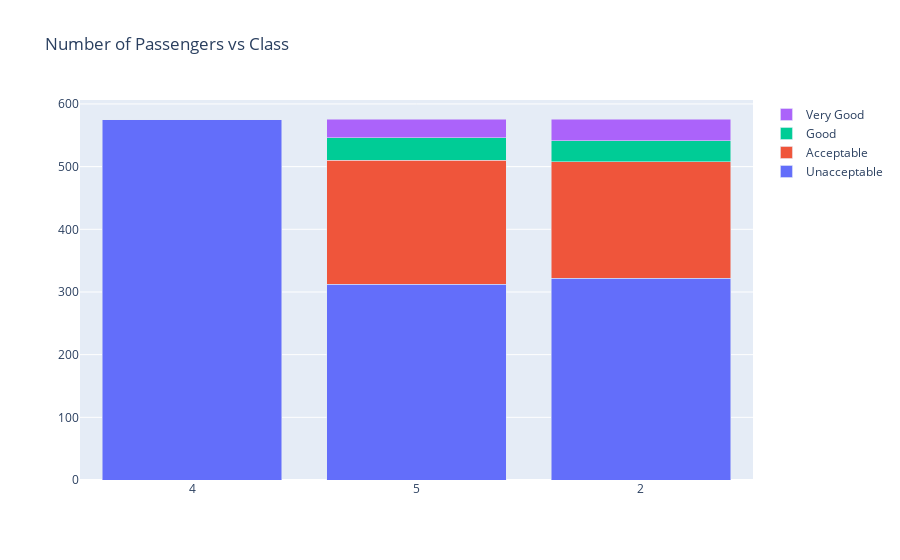

Notebook code cell kept with this figure:
### Code cell
data = [
    go.Bar(
        x=a[3].index,
        y=prsn['unacc'],
        name='Unacceptable'
    ),
    go.Bar(
        x=a[3].index,
        y=prsn['acc'],
        name='Acceptable'
    ),
    go.Bar(
        x=a[3].index,
        y=prsn['good'],
        name='Good'
    ),
    go.Bar(
        x=a[3].index,
        y=prsn['vgood'],
        name='Very Good'
    )

]

layout = go.Layout(
    barmode='stack',
    title='Number of Passengers vs Class'
)

fig = go.Figure(data=data, layout=layout)
py.iplot(fig, filename='cars_donut')

### Figure 1 — Plotly figure (JSON) as saved in the notebook; plotly's stock layout.template omitted (floating-point values rounded to 4 significant figures)
{"data": [{"name": "Unacceptable", "x": ["4", "5", "2"], "y": [575, 312, 322], "type": "bar"}, {"name": "Acceptable", "x": ["4", "5", "2"], "y": [0, 198, 186], "type": "bar"}, {"name": "Good", "x": ["4", "5", "2"], "y": [0, 36, 33], "type": "bar"}, {"name": "Very Good", "x": ["4", "5", "2"], "y": [0, 30, 35], "type": "bar"}], "layout": {"barmode": "stack", "title": {"text": "Number of Passengers vs Class"}}}
